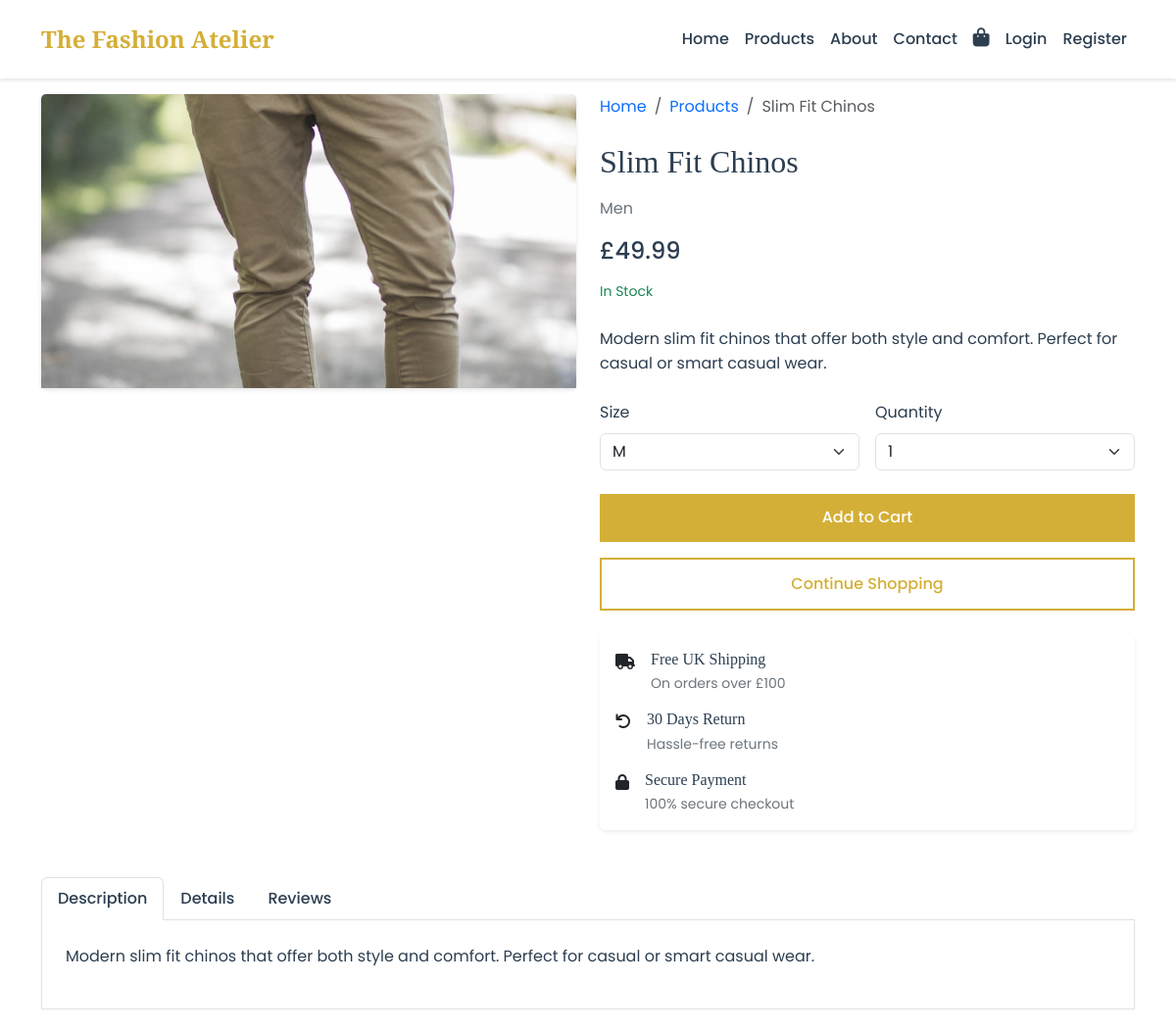
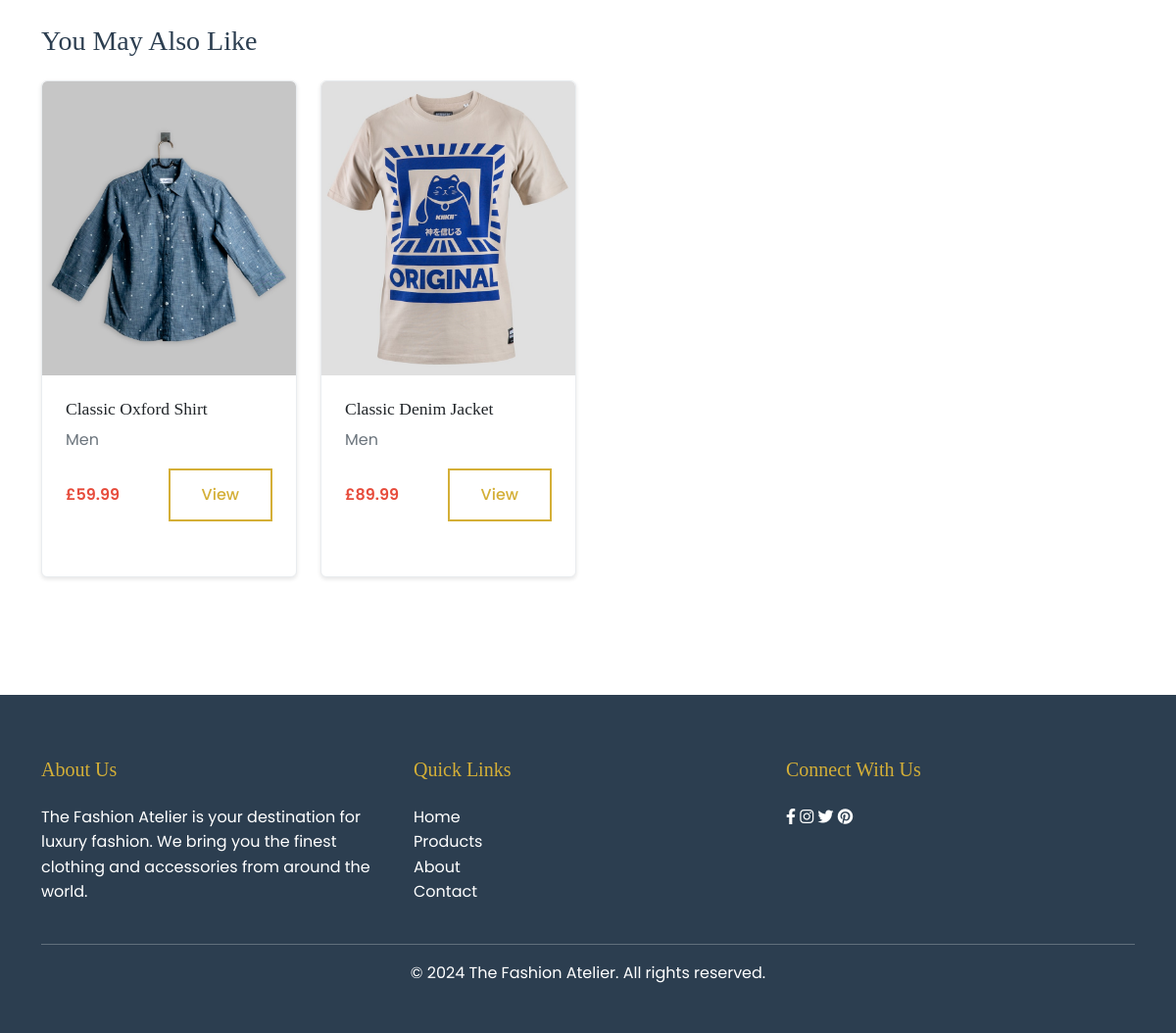
Screenshot of /products/2/ with the database file from the repository (2 pictures, top to bottom).
### clothes/models.py (models this page shows, shortened)
class Product(models.Model):
    name = models.CharField(max_length=200)
    slug = models.SlugField(unique=True, blank=True)
    description = models.TextField()
    price = models.DecimalField(max_digits=10, decimal_places=2)
    discount = models.IntegerField(default=0, help_text='Percentage discount (0-100)')
    category = models.ForeignKey(Category, on_delete=models.CASCADE, related_name='products')
    image = models.ImageField(upload_to='products/')
    is_featured = models.BooleanField(default=False)
    is_new = models.BooleanField(default=True)
    stock = models.IntegerField(default=0)
    created_at = models.DateTimeField(auto_now_add=True)
    updated_at = models.DateTimeField(auto_now=True)

class Category(models.Model):
    name = models.CharField(max_length=100)
    slug = models.SlugField(unique=True, blank=True)
    description = models.TextField(blank=True)
    image = models.ImageField(upload_to='categories/', blank=True)
    created_at = models.DateTimeField(auto_now_add=True)
    updated_at = models.DateTimeField(auto_now=True)
    class Meta:
        verbose_name_plural = 'Categories'

### clothes/views.py (the view)
# urls.py: path('products/<int:product_id>/', views.product_detail, name='product_detail'),
def product_detail(request, product_id):
    product = Product.objects.get(id=product_id)
    related_products = Product.objects.filter(category=product.category).exclude(id=product.id)
    return render(request, 'clothes/product_detail.html', {
        'product': product,
        'related_products': related_products
    })

### clothes/templates/clothes/product_detail.html (shortened to what this page needs)
{% extends 'clothes/base.html' %}
{% load static %}
{% block content %}
<section class="py-5 mt-5">
    <div class="container">
        <div class="row">
            <div class="col-md-6 mb-4">
                <div class="card border-0">
                    <img src="{{ product.image.url }}" alt="{{ product.name }}" class="card-img-top img-fluid">
                </div>
            </div>
            <div class="col-md-6">
                <div class="mb-4">
                    <nav aria-label="breadcrumb">
                        <ol class="breadcrumb">
                            <li class="breadcrumb-item"><a href="{% url 'clothes:home' %}" class="text-decoration-none">Home</a></li>
                            <li class="breadcrumb-item"><a href="{% url 'clothes:products' %}" class="text-decoration-none">Products</a></li>
                            <li class="breadcrumb-item active" aria-current="page">{{ product.name }}</li>
                        </ol>
                    </nav>
                </div>
                <h2 class="mb-3">{{ product.name }}</h2>
                <p class="text-muted mb-3">{{ product.category.name }}</p>
                <div class="mb-4">
                    <p class="h4 mb-3">£{{ product.price }}</p>
                    <p class="small text-success mb-3">In Stock</p>
                </div>
                <div class="mb-4">
                    <p>{{ product.description }}</p>
                </div>
                <form action="{% url 'clothes:add_to_cart' product.id %}" method="post" class="mb-4">
                    <div class="row g-3">
                        <div class="col-md-6">
                            <label for="size" class="form-label">Size</label>
                            <select class="form-select" id="size" name="size" required>
                                <option value="M" selected>M</option>
                            </select>
                        </div>
                        <div class="col-md-6">
                            <label for="quantity" class="form-label">Quantity</label>
                            <select class="form-select" id="quantity" name="quantity">
                                {% for i in '123456789'|make_list %}
                                <option value="{{ i }}" {% if i == '1' %}selected{% endif %}>{{ i }}</option>
                                {% endfor %}
                            </select>
                        </div>
                    </div>
                    <div class="d-grid gap-3 mt-4">
                        <button type="submit" class="btn btn-gold">Add to Cart</button>
                        <a href="{% url 'clothes:products' %}" class="btn btn-outline-dark">Continue Shopping</a>
                    </div>
                </form>
                <div class="card shadow-sm">
                    <div class="card-body">
                        <div class="d-flex mb-3">
                            <div class="me-3">
                                <i class="fas fa-truck"></i>
                            </div>
                            <div>
                                <h6 class="mb-1">Free UK Shipping</h6>
                                <p class="small text-muted mb-0">On orders over £100</p>
                            </div>
                        </div>
                        <div class="d-flex mb-3">
                            <div class="me-3">
                                <i class="fas fa-undo"></i>
                            </div>
                            <div>
                                <h6 class="mb-1">30 Days Return</h6>
                                <p class="small text-muted mb-0">Hassle-free returns</p>
                            </div>
                        </div>
                        <div class="d-flex">
                            <div class="me-3">
                                <i class="fas fa-lock"></i>
                            </div>
                            <div>
                                <h6 class="mb-1">Secure Payment</h6>
                                <p class="small text-muted mb-0">100% secure checkout</p>
                            </div>
                        </div>
                    </div>
                </div>
            </div>
        </div>
        <div class="row mt-5">
            <div class="col-12">
                <ul class="nav nav-tabs" id="productTab" role="tablist">
                    <li class="nav-item" role="presentation">
                        <button class="nav-link active" id="description-tab" data-bs-toggle="tab" data-bs-target="#description" type="button" role="tab" aria-controls="description" aria-selected="true">Description</button>
                    </li>
                    <li class="nav-item" role="presentation">
                        <button class="nav-link" id="details-tab" data-bs-toggle="tab" data-bs-target="#details" type="button" role="tab" aria-controls="details" aria-selected="false">Details</button>
                    </li>
                    <li class="nav-item" role="presentation">
                        <button class="nav-link" id="reviews-tab" data-bs-toggle="tab" data-bs-target="#reviews" type="button" role="tab" aria-controls="reviews" aria-selected="false">Reviews</button>
                    </li>
                </ul>
                <div class="tab-content p-4 border border-top-0" id="productTabContent">
                    <div class="tab-pane fade show active" id="description" role="tabpanel" aria-labelledby="description-tab">
                        <p>{{ product.description }}</p>
                    </div>
                </div>
            </div>
        </div>
        {% if related_products %}
        <div class="row mt-5">
            <div class="col-12">
                <h3 class="mb-4">You May Also Like</h3>
                <div class="row">
                    {% for related in related_products %}
                    <div class="col-md-3 mb-4">
                        <div class="card product-card h-100">
                            <img src="{{ related.image.url }}" class="card-img-top" alt="{{ related.name }}">
                            <div class="card-body">
                                <h5 class="card-title">{{ related.name }}</h5>
                                <p class="card-text text-muted">{{ related.category.name }}</p>
                                <div class="d-flex justify-content-between align-items-center">
                                    <span class="price">£{{ related.price }}</span>
                                    <a href="{% url 'clothes:product_detail' related.id %}" class="btn btn-outline-dark">View</a>
                                </div>
                            </div>
                        </div>
                    </div>
                    {% endfor %}
                </div>
            </div>
        </div>
        {% endif %}
    </div>
</section>
{% endblock %}

### clothes/static/clothes/css/style.css (style rules this page uses)
:root { --primary: #2c3e50; --primary-dark: #1a252f; --primary-color: #2c3e50; --secondary-color: #34495e; --accent-color: #e74c3c; --text-color: #2c3e50; --light-gray: #ecf0f1; --white: #ffffff; --gold: #d4af37; --dark-gold: #b38f2d; }
body { font-family: 'Poppins', sans-serif; color: var(--text-color); line-height: 1.6; }
h1, h2, h3, h4, h5, h6 { font-family: 'Playfair Display', serif; color: var(--primary-color); }
.nav-link { color: var(--primary-color) !important; font-weight: 500; transition: color 0.3s ease; }
.btn { padding: 0.8rem 2rem; border-radius: 0; font-weight: 500; transition: all 0.3s ease; }
.btn-outline-dark { border: 2px solid var(--primary-color); color: var(--primary-color); }
.btn-gold { background-color: var(--gold); color: var(--white); border: none; }
.card { border: none; box-shadow: 0 2px 4px rgba(0,0,0,0.1); transition: transform 0.3s ease; }
.card-img-top { height: 300px; object-fit: cover; }
.product-card { margin-bottom: 2rem; }
.product-card .card-body { padding: 1.5rem; }
.product-card .card-title { font-size: 1.1rem; margin-bottom: 0.5rem; }
.product-card .price { color: var(--accent-color); font-weight: 600; }
:root { --gold: #d4af37; --gold-light: #f1e5ac; --gold-glitter: linear-gradient(45deg, #d4af37, #f1e5ac, #d4af37); --off-white: #f8f9fa; --light-gray: #e9ecef; }
.product-card { transition: all 0.4s cubic-bezier(0.165, 0.84, 0.44, 1); position: relative; overflow: hidden; border: 1px solid var(--light-gray); }
.product-card img { transition: transform 0.6s ease; }
.btn { transition: all 0.3s cubic-bezier(0.4, 0, 0.2, 1); position: relative; overflow: hidden; }
.btn-outline-dark { color: var(--gold); border-color: var(--gold); }
.btn::after { content: ''; position: absolute; top: 50%; left: 50%; width: 0; height: 0; background: rgba(255, 255, 255, 0.2); border-radius: 50%; transform: translate(-50%, -50%); transition: width 0.6s ease, height 0.6s ease; }
.text-muted { color: #6c757d !important; }
.border-top-0 { border-top: 0 !important; }
.container { opacity: 1; transform: translateY(0); transition: all 0.6s ease; }

### clothes/templates/clothes/base.html (style rules this page uses)
body { font-family: 'Poppins', sans-serif; background-color: #ffffff; }
h1, h2, h3, h4, h5, h6, .navbar-brand { font-family: 'Playfair Display', serif; }

### rows the page displays
Product: image (picture), name "Slim Fit Chinos", category.name "Men", price "49.99", description "Modern slim fit chinos that offer both style and comfort. Perfect for casual or smart casual wear."
Product: image (picture), name "Classic Oxford Shirt", category.name "Men", price "59.99"
Product: image (picture), name "Classic Denim Jacket", category.name "Men", price "89.99"

### other values shown
form field quantity "1"
